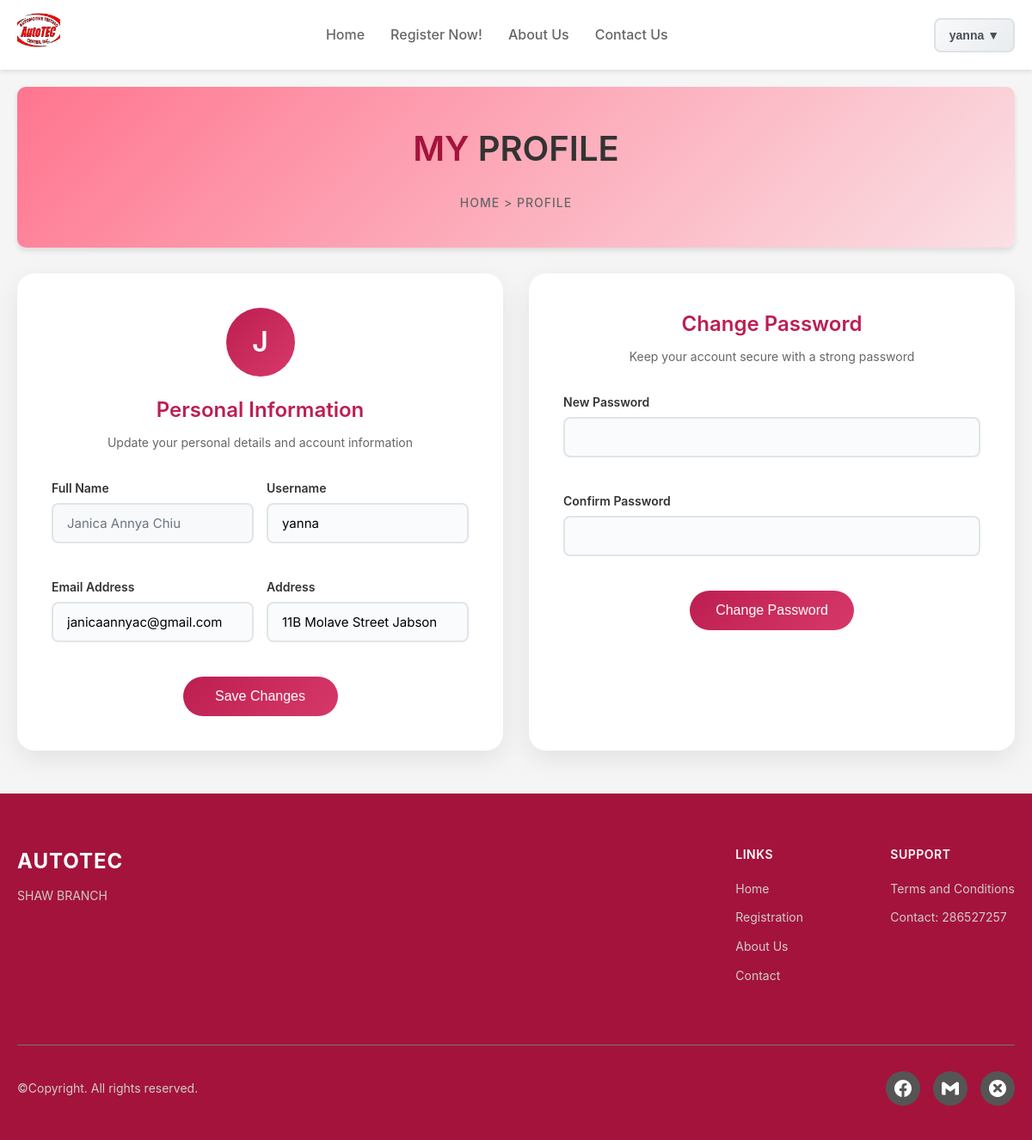
The app's page /profile.php (signed in) with its own data.
### tables this page shows
CREATE TABLE `users` (
  `UserID` int(11) NOT NULL,
  `Fname` varchar(100) DEFAULT NULL,
  `Username` varchar(50) NOT NULL,
  `password` varchar(255) NOT NULL,
  `Email` varchar(100) NOT NULL,
  `Address` varchar(255) DEFAULT NULL,
  `CreatedAt` datetime DEFAULT current_timestamp()
);

### profile.php (the view, shortened to what this page needs)
<?php
include 'db.php';
$sql = "SELECT * FROM users WHERE UserID = ?";
$stmt = mysqli_prepare($conn, $sql);
mysqli_stmt_bind_param($stmt, "i", $_SESSION['user_id']);
mysqli_stmt_execute($stmt);
$result = mysqli_stmt_get_result($stmt);
$user = mysqli_fetch_assoc($result);
?>
<!DOCTYPE html>
<html lang="en">
<head>
</head>
<body>
    <?php include 'header.php'; ?>
    <div class="container">
        <section class="hero">
            <h1 class="page-title"><span class="highlight">MY</span> PROFILE</h1>
            <div class="breadcrumb">HOME &gt; PROFILE</div>
        </section>
        <div class="profile-grid">
            <div class="info-card">
                <div class="card-header">
                    <div class="profile-icon">
                        <?php echo strtoupper(substr($user['Fname'], 0, 1)); ?>
                    </div>
                    <h2>Personal Information</h2>
                    <p>Update your personal details and account information</p>
                </div>
                <form method="post" action="">
                    <div class="form-row">
                        <div class="form-group">
                            <label>Full Name</label>
                            <input type="text" value="<?php echo htmlspecialchars($user['Fname']); ?>" disabled>
                        </div>
                        <div class="form-group">
                            <label>Username</label>
                            <input type="text" name="username" value="<?php echo htmlspecialchars($user['Username']); ?>" required>
                        </div>
                    </div>
                    <div class="form-row">
                        <div class="form-group">
                            <label>Email Address</label>
                            <input type="email" name="email" value="<?php echo htmlspecialchars($user['Email']); ?>" required>
                        </div>
                        <div class="form-group">
                            <label>Address</label>
                            <input type="text" name="address" value="<?php echo htmlspecialchars($user['Address'] ?? ''); ?>" required>
                        </div>
                    </div>
                    <button class="save-btn" type="submit" name="update_profile">Save Changes</button>
                </form>
            </div>
            <div class="password-card">
                <div class="card-header">
                    <h2>Change Password</h2>
                    <p>Keep your account secure with a strong password</p>
                </div>
                <form method="post" action="" class="password-form">
                    <div class="form-row">
                        <div class="form-group">
                            <label>New Password</label>
                            <input type="password" name="new_password" required>
                        </div>
                        <div class="form-group">
                            <label>Confirm Password</label>
                            <input type="password" name="confirm_password" required>
                        </div>
                    </div>
                    <button class="save-btn" type="submit" name="change_password">Change Password</button>
                </form>
            </div>
        </div>
    </div>
</body>
<?php include 'footer.php'; ?>
</html>

### css/header.css (style rules this page uses)
.form-row { display: grid; grid-template-columns: 1fr 1fr; gap: 20px; margin-bottom: 20px; }

### css/index.css (style rules this page uses)
* { margin: 0; padding: 0; box-sizing: border-box; }
body { font-family: Arial, sans-serif; background-color: #f5f5f5; line-height: 1.6; }
.form-group { margin-bottom: 20px; position: relative; }
.form-group label { display: block; margin-bottom: 6px; font-weight: 600; color: #333; font-size: 14px; }
.form-group input { width: 100%; padding: 12px 16px; border: 2px solid #e1e5e9; border-radius: 8px; font-size: 15px; transition: all 0.3s ease; background: #fafbfc; }
.form-row { display: flex; gap: 15px; }
.form-row .form-group { flex: 1; }
.container { max-width: 1200px; margin: 0 auto; padding: 20px; }
.hero { background: linear-gradient(135deg, #ff758f 0%, #fae0e4 100%); padding: 40px; border-radius: 10px; margin-bottom: 30px; box-shadow: 0 4px 6px rgba(0, 0, 0, 0.1); }
.hero h1 { font-size: 2.5em; color: #333; margin-bottom: 20px; }
.hero h1 .highlight { color: #a4133c; }

### css/footer.css (style rules this page uses)
body { margin: 0; font-family: 'Segoe UI', Tahoma, Geneva, Verdana, sans-serif; background-color: #f5f5f5; min-height: 100vh; }

### profile.php (style rules this page uses)
* { margin: 0; padding: 0; box-sizing: border-box; }
body { font-family: 'Inter', sans-serif; background-color: #f5f5f5; color: #333; line-height: 1.6; min-height: 100vh; }
.container { max-width: 1000px; margin: 0 auto; padding: 20px; }
.hero { background: linear-gradient(135deg, #e8f4f8 0%, #d1e7dd 100%); padding: 40px; border-radius: 15px; margin-bottom: 30px; box-shadow: 0 4px 6px rgba(0, 0, 0, 0.1); text-align: center; }
.page-title { font-size: 2.5em; color: #333; margin-bottom: 10px; font-weight: 600; }
.page-title .highlight { color: #bd1e51; }
.breadcrumb { color: #666; font-size: 14px; font-weight: 500; letter-spacing: 1px; }
.profile-grid { display: grid; grid-template-columns: 1fr 1fr; gap: 30px; margin-bottom: 30px; }
.info-card, .password-card { background: white; border-radius: 20px; padding: 40px; box-shadow: 0 10px 30px rgba(0, 0, 0, 0.08); transition: transform 0.3s ease, box-shadow 0.3s ease; }
.form-row { display: grid; grid-template-columns: 1fr 1fr; gap: 25px; margin-bottom: 25px; }
.password-form .form-row { display: flex; flex-direction: column; gap: 20px; }
.form-group { display: flex; flex-direction: column; }
.form-group label { color: #555; font-weight: 500; margin-bottom: 8px; font-size: 14px; }
.form-group input { padding: 12px 16px; border: 2px solid #e1e5e9; border-radius: 10px; font-size: 16px; font-family: 'Inter', sans-serif; transition: all 0.3s ease; background-color: #fff; }
.form-group input:disabled { background-color: #f8f9fa; color: #6c757d; cursor: not-allowed; }
.save-btn { background: linear-gradient(135deg, #bd1e51, #d63969); color: white; border: none; padding: 14px 30px; border-radius: 25px; font-size: 16px; font-weight: 500; cursor: pointer; transition: all 0.3s ease; display: block; margin: 0 auto; min-width: 180px; }
.profile-icon { width: 80px; height: 80px; background: linear-gradient(135deg, #bd1e51, #d63969); border-radius: 50%; display: flex; align-items: center; justify-content: center; margin: 0 auto 20px; color: white; font-size: 32px; font-weight: 600; }
.card-header { text-align: center; margin-bottom: 30px; }
.card-header h2 { color: #bd1e51; font-size: 24px; font-weight: 600; margin-bottom: 8px; }
.card-header p { color: #666; font-size: 14px; }

### terms-modal.php (style rules this page uses)
body { font-family: -apple-system, BlinkMacSystemFont, 'Segoe UI', Roboto, Oxygen, Ubuntu, Cantarell, sans-serif; margin: 0; padding: 0; background-color: #f5f5f5; }

### records on screen
users: Fname "J", Fname "Janica Annya Chiu", username "yanna", email "janicaannyac@gmail.com", address "11B Molave Street Jabson"

### other values on screen
$_SESSION['fname'] "yanna"
